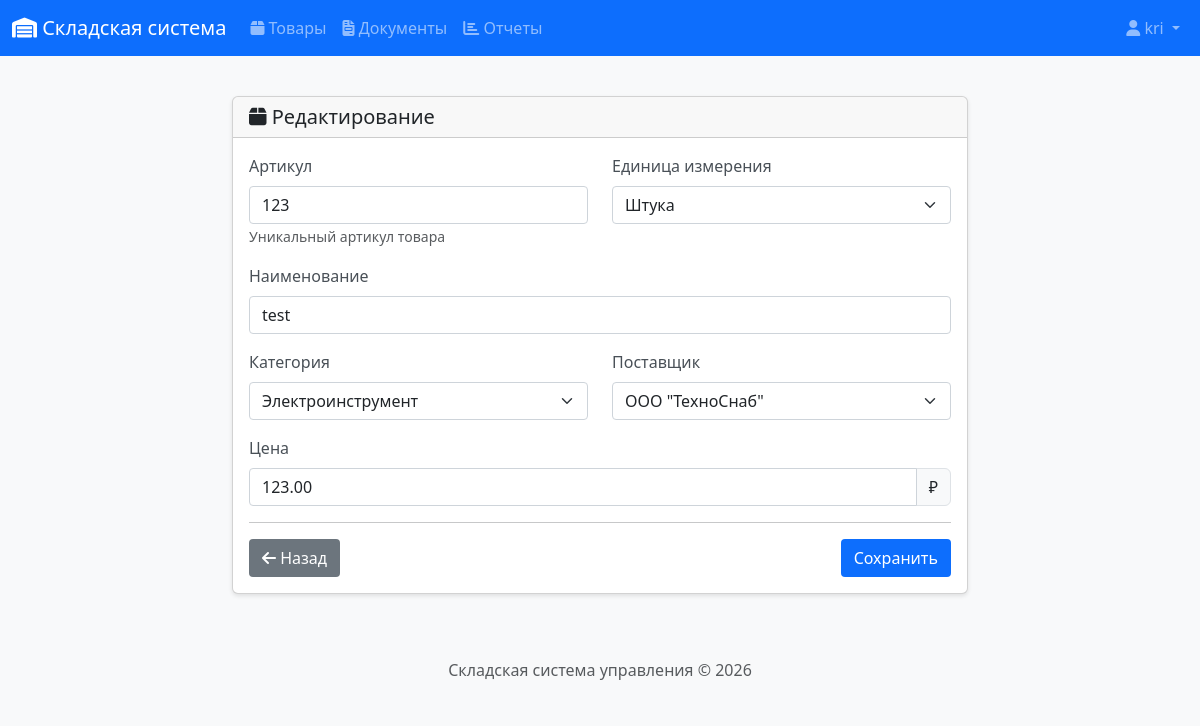
Screenshot of /products/2/edit (signed in) with the database file from the repository.
### app/models.py (models this page shows, shortened)
class User(UserMixin, db.Model):
    __tablename__ = 'users'
    id = db.Column(db.Integer, primary_key=True)
    username = db.Column(db.String(64), unique=True, nullable=False)
    email = db.Column(db.String(120), unique=True, nullable=False)
    password_hash = db.Column(db.String(256))
    full_name = db.Column(db.String(100))
    role = db.Column(db.String(20), default='manager')  # admin, manager, storekeeper
    created_at = db.Column(db.DateTime, default=datetime.utcnow)
    documents_created = db.relationship('Document', backref='author', lazy='dynamic')
    def is_admin(self):
        return self.role == 'admin'
    def is_manager(self):
        return self.role in ['admin', 'manager']

class Product(db.Model):
    __tablename__ = 'products'
    id = db.Column(db.Integer, primary_key=True)
    article = db.Column(db.String(50), unique=True, nullable=False)
    name = db.Column(db.String(200), nullable=False)
    unit = db.Column(db.String(20), nullable=False, default='шт')  # шт, кг, м
    price = db.Column(db.Numeric(10, 2), nullable=False, default=0)
    category_id = db.Column(db.Integer, db.ForeignKey('categories.id'))
    supplier_id = db.Column(db.Integer, db.ForeignKey('suppliers.id'))
    created_at = db.Column(db.DateTime, default=datetime.utcnow)
    updated_at = db.Column(db.DateTime, default=datetime.utcnow, onupdate=datetime.utcnow)
    balances = db.relationship('StockBalance', backref='product', lazy='dynamic')
    document_items = db.relationship('DocumentItem', backref='product', lazy='dynamic')

### app/routes/products.py (the view, shortened to what this page needs)
@bp.route('/<int:id>/edit', methods=['GET', 'POST'])
@login_required
def product_edit(id):
    if not current_user.is_manager():
        flash('У вас нет прав для редактирования товаров', 'danger')
        return redirect(url_for('products.product_list'))
    product = Product.query.get_or_404(id)
    form = ProductForm(obj=product)
    form.category_id.choices = [(0, '-- Выберите категорию --')] + [
        (c.id, c.name) for c in Category.query.all()
    ]
    form.supplier_id.choices = [(0, '-- Выберите поставщика --')] + [
        (s.id, s.name) for s in Supplier.query.all()
    ]
    return render_template('products/form.html', title='Редактирование', form=form, product=product)

### app/forms.py
class ProductForm(FlaskForm):
    article = StringField('Артикул', validators=[DataRequired(), Length(max=50)])
    name = StringField('Наименование', validators=[DataRequired(), Length(max=200)])
    unit = SelectField('Единица измерения', choices=[
        ('шт', 'Штука'),
        ('кг', 'Килограмм'),
        ('м', 'Метр'),
        ('уп', 'Упаковка'),
        ('л', 'Литр')
    ], validators=[DataRequired()])
    price = FloatField('Цена', validators=[DataRequired(), NumberRange(min=0)])
    category_id = SelectField('Категория', coerce=int, validators=[DataRequired()], choices=[])
    supplier_id = SelectField('Поставщик', coerce=int, validators=[DataRequired()], choices=[])
    submit = SubmitField('Сохранить')

### app/__init__.py (called while the page is built)
@login_manager.user_loader
def load_user(user_id):
    from app.models import User
    return User.query.get(int(user_id))

### app/templates/products/form.html (shortened to what this page needs)
{% extends "base.html" %}
{% block content %}
<div class="row justify-content-center">
    <div class="col-md-8">
        <div class="card">
            <div class="card-header">
                <h5 class="mb-0"><i class="fas fa-box"></i> {{ title }}</h5>
            </div>
            <div class="card-body">
                <form method="POST">
                    <div class="row">
                        <div class="col-md-6 mb-3">
                            {{ form.article.label(class="form-label") }}
                            {{ form.article(class="form-control" + (' is-invalid' if form.article.errors else '')) }}
                            <small class="text-muted">Уникальный артикул товара</small>
                        </div>
                        <div class="col-md-6 mb-3">
                            {{ form.unit.label(class="form-label") }}
                            {{ form.unit(class="form-select" + (' is-invalid' if form.unit.errors else '')) }}
                        </div>
                    </div>
                    <div class="mb-3">
                        {{ form.name.label(class="form-label") }}
                        {{ form.name(class="form-control" + (' is-invalid' if form.name.errors else '')) }}
                    </div>
                    <div class="row">
                        <div class="col-md-6 mb-3">
                            {{ form.category_id.label(class="form-label") }}
                            {{ form.category_id(class="form-select" + (' is-invalid' if form.category_id.errors else '')) }}
                        </div>
                        <div class="col-md-6 mb-3">
                            {{ form.supplier_id.label(class="form-label") }}
                            {{ form.supplier_id(class="form-select" + (' is-invalid' if form.supplier_id.errors else '')) }}
                        </div>
                    </div>
                    <div class="mb-3">
                        {{ form.price.label(class="form-label") }}
                        <div class="input-group">
                            {{ form.price(class="form-control" + (' is-invalid' if form.price.errors else ''), step="0.01") }}
                            <span class="input-group-text">₽</span>
                        </div>
                    </div>
                    <hr>
                    <div class="d-flex justify-content-between">
                        <a href="{{ url_for('products.product_list') }}" class="btn btn-secondary">
                            <i class="fas fa-arrow-left"></i> Назад
                        </a>
                        {{ form.submit(class="btn btn-primary") }}
                    </div>
                </form>
            </div>
        </div>
    </div>
</div>
{% endblock %}

### app/templates/base.html (shortened to what this page needs)
<!DOCTYPE html>
<html lang="ru">
<head>
    <link href="https://cdn.jsdelivr.net/npm/bootstrap@5.3.0/dist/css/bootstrap.min.css" rel="stylesheet">
    <link rel="stylesheet" href="https://cdnjs.cloudflare.com/ajax/libs/font-awesome/6.4.0/css/all.min.css">
    <link rel="stylesheet" href="{{ url_for('static', filename='css/style.css') }}">
</head>
<body>
    <nav class="navbar navbar-expand-lg navbar-dark bg-primary">
        <div class="container-fluid">
            <a class="navbar-brand" href="{{ url_for('index') }}">
                <i class="fas fa-warehouse"></i> Складская система
            </a>
            <div class="collapse navbar-collapse" id="navbarNav">
                {% if current_user.is_authenticated %}
                <ul class="navbar-nav me-auto">
                    <li class="nav-item">
                        <a class="nav-link" href="{{ url_for('products.product_list') }}">
                            <i class="fas fa-box"></i> Товары
                        </a>
                    </li>
                    <li class="nav-item">
                        <a class="nav-link" href="{{ url_for('documents.document_list') }}">
                            <i class="fas fa-file-invoice"></i> Документы
                        </a>
                    </li>
                    <li class="nav-item">
                        <a class="nav-link" href="{{ url_for('reports.stock_report') }}">
                            <i class="fas fa-chart-bar"></i> Отчеты
                        </a>
                    </li>
                </ul>
                <ul class="navbar-nav">
                    <li class="nav-item dropdown">
                        <a class="nav-link dropdown-toggle" href="#" role="button" data-bs-toggle="dropdown">
                            <i class="fas fa-user"></i> {{ current_user.full_name or current_user.username }}
                        </a>
                    </li>
                </ul>
                {% endif %}
            </div>
        </div>
    </nav>
    <main class="container mt-4">
        {% block content %}{% endblock %}
    </main>
    <footer class="footer mt-5 py-3 bg-light">
        <div class="container text-center">
            <span class="text-muted">Складская система управления &copy; 2026</span>
        </div>
    </footer>
</body>
</html>

### app/static/css/style.css (style rules this page uses)
body { font-family: 'Segoe UI', Tahoma, Geneva, Verdana, sans-serif; background-color: #f8f9fa; min-height: 100vh; display: flex; flex-direction: column; margin: 0; padding: 0; }
.footer { margin-top: auto; width: 100%; background-color: #f8f9fa; padding: 1rem 0; text-align: center; }
.card { box-shadow: 0 2px 4px rgba(0,0,0,0.1); transition: transform 0.2s; }
.form-label { font-weight: 500; color: #495057; display: block; margin-bottom: 0.5rem; }
.form-control, .form-select { display: block; width: 100%; padding: 0.375rem 0.75rem; font-size: 1rem; line-height: 1.5; color: #212529; background-color: #fff; border: 1px solid #ced4da; border-radius: 0.25rem; }
.btn { display: inline-block; font-weight: 400; line-height: 1.5; text-align: center; text-decoration: none; vertical-align: middle; cursor: pointer; padding: 0.375rem 0.75rem; font-size: 1rem; border-radius: 0.25rem; border: 1px solid transparent; }
p, strong, span, div { white-space: normal; word-break: normal; }

### rows the page displays
User: full_name "kri"
Product: article "123", unit "Штука", name "test", category_id "Электроинструмент", supplier_id "ООО \"ТехноСнаб\"", price "123.00"

### other values shown
{{ title }} "Редактирование"
